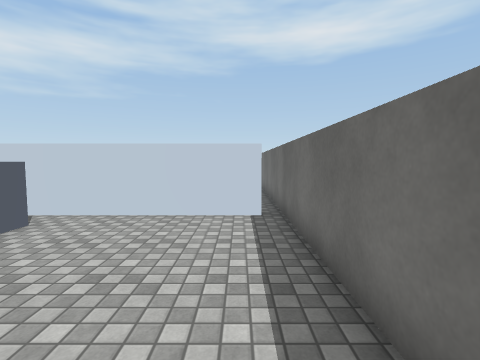
view 1 (above)

16 first-person views from a walk through a Unity game level. The camera is 1.5 m above the floor, tilts 4° down and sees 85° across. The floor is counted in squares, 1 m on a side. Each view is taken from the middle of a square. On the plan, view 1 faces up. The plan holds only what a view shows up to about 14 squares ahead; the rest is blank. The place goes on beyond the plan. The player character is not drawn. Surface patterns are stand-ins for the level's own textures.

view 2
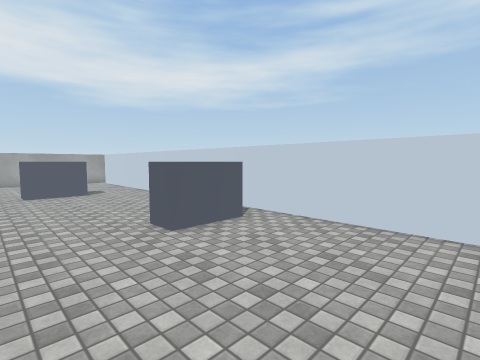

view 3
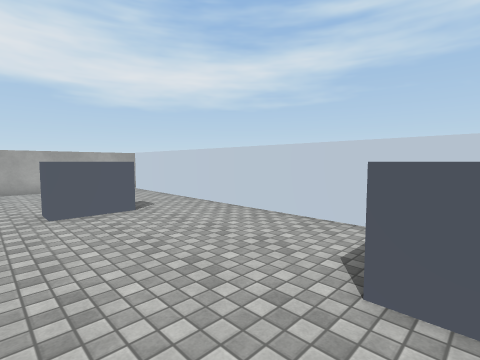

view 4
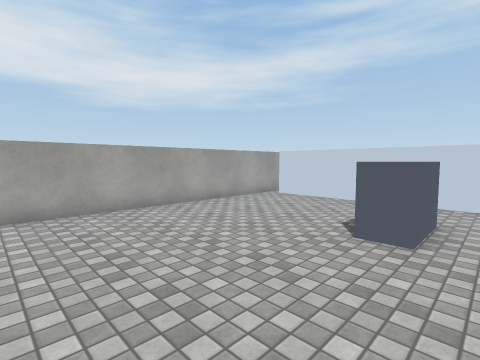

view 5
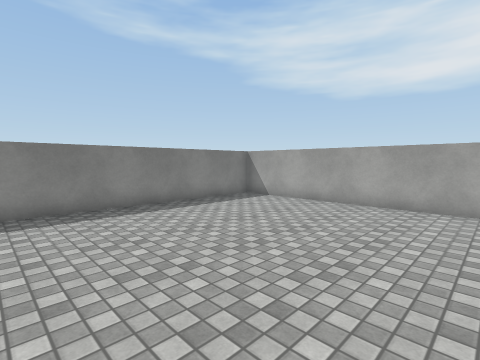

view 6
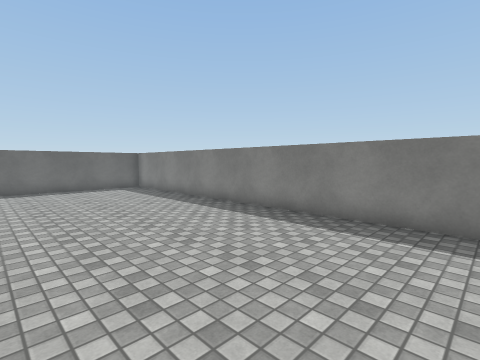

view 7
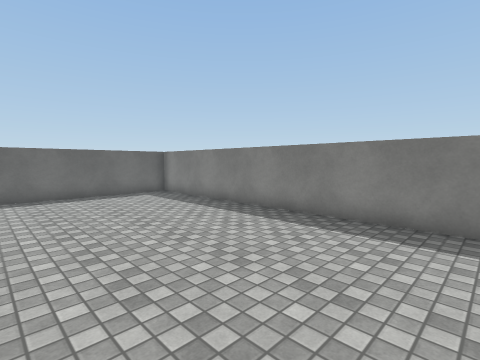

view 8
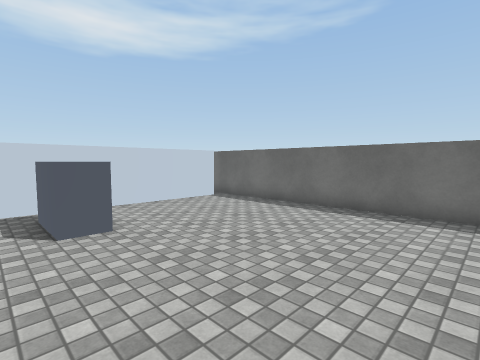

view 9
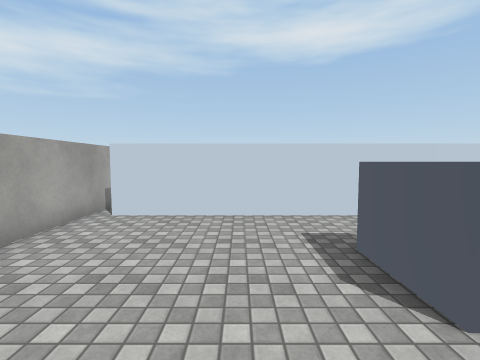

view 10
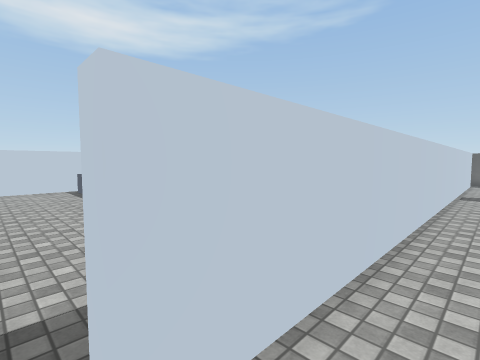

view 11
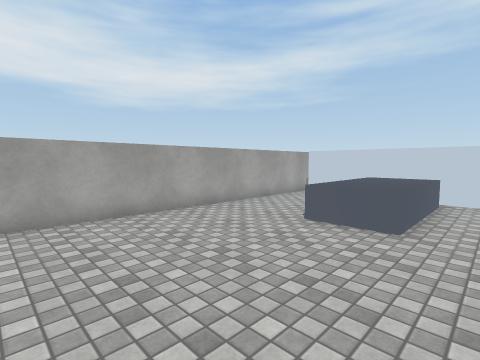

view 12
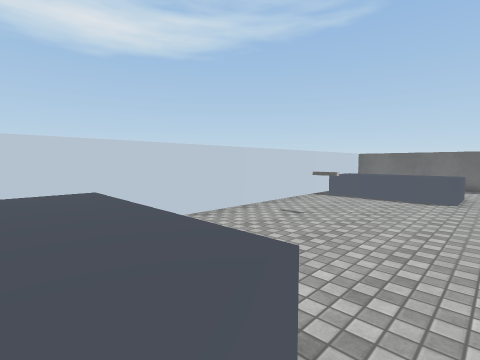

view 13
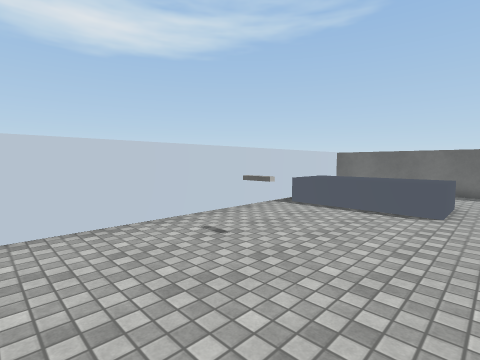

view 14
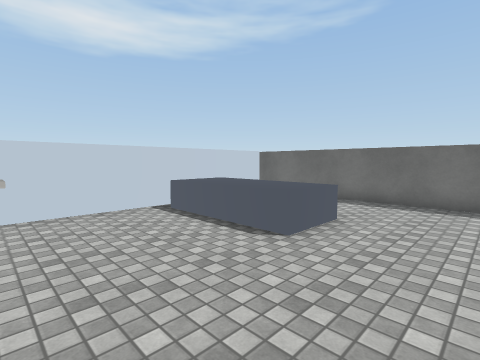

view 15
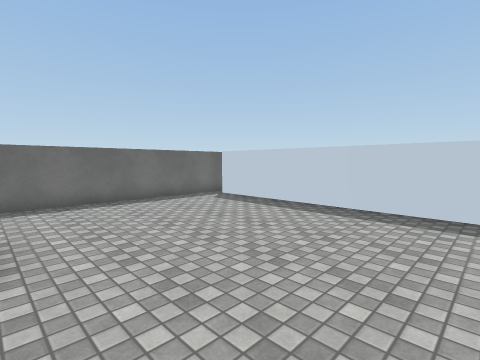

view 16
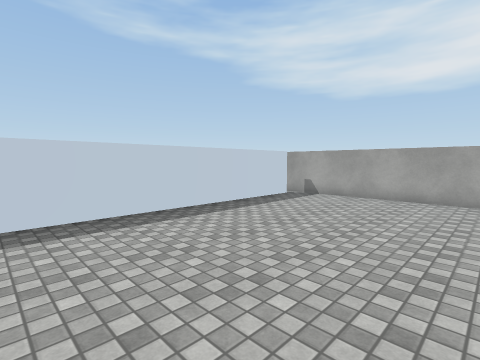

### Floor plan
Key: @ floor where view 1 was taken; # wall or solid block; . floor; ^ raised ledge; O other object.
Columns run from 21 left of view 1 to 1 right of it. Each row starts with its distance up from view 1.
 22 # #####################
 21 #.................    #
 20 #....^^..........^^   #
 19 #....^^.....#....^^   #
 18 #....^^..........^^   #
 17 #....^^..........^^ ..#
 16 #....^^..........^^...#
 15 #.....................#
 14 #.....................#
 13 #.....................#
 12 #.....................#
 11 #.....................#
 10 #.....................#
  9 #.....................#
  8 #.#####################
  7 #.....................#
  6 #..............OO.....#
  5 #..............OO.....#
  4 #......OO......OO.....#
  3 #......OO.............#
  2 #......OO.............#
  1 #.....................#
  0 #..........   .......@#
 -1 #.........     .......#
 -2 #.....................#
 -3 #.....................#
 -4 #.....................#
 -5 #.....................#
 -6 #.....................#
 -7 #.....................#
 -8 #.....................#
 -9 #######################

Where each view was taken, in squares from view 1:
view 1: 0 up, 0 right, facing up
view 2: 1 up, 0 right, facing up-left
view 3: 1 up, 5 left, facing up-left
view 4: 3 down, 12 left, facing up-left
view 5: 0 up, 11 left, facing down-left
view 6: 2 down, 14 left, facing down-right
view 7: 2 down, 11 left, facing down-right
view 8: 2 down, 7 left, facing up-right
view 9: 0 up, 16 left, facing up
view 10: 6 up, 20 left, facing up-right
view 11: 10 up, 13 left, facing up-left
view 12: 15 up, 16 left, facing up-right
view 13: 15 up, 13 left, facing up-right
view 14: 13 up, 9 left, facing up-right
view 15: 16 up, 9 left, facing down-right
view 16: 15 up, 9 left, facing down-left
